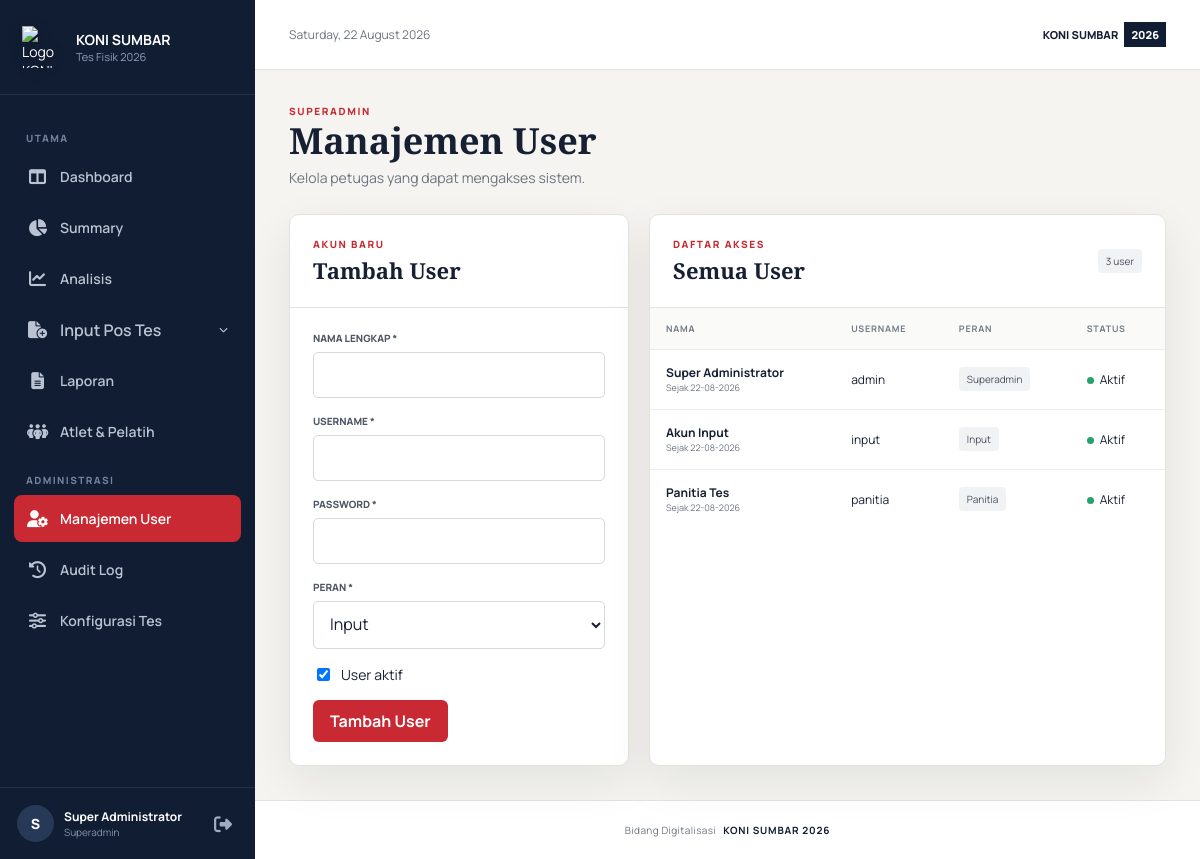
/users.php (signed in), run on the app's committed database.
### tables this page shows
CREATE TABLE users (
    id BIGINT UNSIGNED AUTO_INCREMENT PRIMARY KEY,
    name VARCHAR(100) NOT NULL,
    username VARCHAR(50) NOT NULL UNIQUE,
    password VARCHAR(255) NOT NULL,
    role ENUM('superadmin', 'input', 'panitia') NOT NULL DEFAULT 'input',
    is_active TINYINT(1) NOT NULL DEFAULT 1,
    created_at TIMESTAMP NOT NULL DEFAULT CURRENT_TIMESTAMP,
    updated_at TIMESTAMP NOT NULL DEFAULT CURRENT_TIMESTAMP ON UPDATE CURRENT_TIMESTAMP
);

### app/helpers.php (called while the page is built, shortened)
<?php
function env(string $key, mixed $default = null): mixed
{
    $value = getenv($key);
    return $value === false ? $default : $value;
}
function config(string $key, mixed $default = null): mixed
{
    static $configs = [];
    [$file, $item] = array_pad(explode('.', $key, 2), 2, null);
    if (!isset($configs[$file])) {
        $path = BASE_PATH . "/config/{$file}.php";
        $configs[$file] = is_file($path) ? require $path : [];
    }
    return $item === null ? $configs[$file] : ($configs[$file][$item] ?? $default);
}
function base_url(string $path = ''): string
{
    return config('app.url') . ($path !== '' ? '/' . ltrim($path, '/') : '');
}
function e(mixed $value): string
{
    return htmlspecialchars((string) $value, ENT_QUOTES, 'UTF-8');
}
function view(string $template, array $data = []): void
{
    extract($data, EXTR_SKIP);
    require BASE_PATH . '/views/layout/header.php';
    require BASE_PATH . "/views/{$template}.php";
    require BASE_PATH . '/views/layout/footer.php';
}
function format_date(?string $date, string $format = 'd-m-Y'): string
{
    return $date ? date($format, strtotime($date)) : '-';
}

### users.php (called while the page is built, shortened)
<?php
$pdo = Database::connection();
$editing = null;
$users = $pdo->query('SELECT id, name, username, role, is_active, created_at FROM users ORDER BY created_at DESC')->fetchAll();
view('users', ['pageTitle' => 'Manajemen User', 'users' => $users, 'editing' => $editing]);

### config/database.php (called while the page is built, shortened)
<?php
return [
    'host' => env('DB_HOST', '127.0.0.1'),
    'port' => env('DB_PORT', '3306'),
    'database' => env('DB_DATABASE', 'tes_fisik_koni'),
    'username' => env('DB_USERNAME', 'root'),
    'password' => env('DB_PASSWORD', ''),
];

### config/app.php (called while the page is built, shortened)
<?php
return [
    'name' => env('APP_NAME', 'Tes Fisik KONI Sumbar'),
    'url' => rtrim((string) env('APP_URL', 'http://localhost/tesfisik'), '/'),
    'env' => env('APP_ENV', 'production'),
    'debug' => filter_var(env('APP_DEBUG', false), FILTER_VALIDATE_BOOL),
    'timezone' => env('APP_TIMEZONE', 'Asia/Jakarta'),
    'google_sheet_id' => env('GOOGLE_SHEET_ID', ''),
    'google_sheet_gid' => env('GOOGLE_SHEET_GID', ''),
    'google_sheet_name' => env('GOOGLE_SHEET_NAME', 'Atlit dan Pelatih'),
];

### app/Auth.php (called while the page is built, shortened)
<?php
final class Auth
{
    public static function user(): ?array
    {
        return $_SESSION['user'] ?? null;
    }
}

### views/users.php (the view, shortened to what this page needs)
<div class="page-heading">
    <div><p class="eyebrow">SUPERADMIN</p><h1>Manajemen User</h1><p>Kelola petugas yang dapat mengakses sistem.</p></div>
</div>
<section class="split-layout">
    <article class="panel form-panel">
        <div class="panel-header"><div><p class="eyebrow"><?= $editing ? 'UBAH AKUN' : 'AKUN BARU' ?></p><h2><?= $editing ? 'Edit User' : 'Tambah User' ?></h2></div></div>
        <form method="post" class="form-stack">
            <label class="field"><span>Nama Lengkap *</span><input name="name" value="<?= e($editing['name'] ?? '') ?>" required></label>
            <label class="field"><span>Username *</span><input name="username" value="<?= e($editing['username'] ?? '') ?>" required></label>
            <label class="field"><span>Password <?= $editing ? '(kosongkan jika tidak diubah)' : '*' ?></span><input type="password" name="password" <?= $editing ? '' : 'required minlength="8"' ?>></label>
            <label class="field"><span>Peran *</span><select name="role" required><option value="input" <?= ($editing['role'] ?? '') === 'input' ? 'selected' : '' ?>>Input</option></select></label>
            <label class="check-field"><input type="checkbox" name="is_active" value="1" <?= !isset($editing['is_active']) || $editing['is_active'] ? 'checked' : '' ?>><span>User aktif</span></label>
            <div class="button-row"><button class="btn btn-primary" type="submit"><?= $editing ? 'Simpan Perubahan' : 'Tambah User' ?></button></div>
        </form>
    </article>
    <article class="panel panel-grow">
        <div class="panel-header"><div><p class="eyebrow">DAFTAR AKSES</p><h2>Semua User</h2></div><span class="count-badge"><?= e(count($users)) ?> user</span></div>
        <div class="table-wrap">
            <table><thead><tr><th>Nama</th><th>Username</th><th>Peran</th><th>Status</th><th>Aksi</th></tr></thead><tbody>
            <?php foreach ($users as $item): ?><tr>
                <td><strong><?= e($item['name']) ?></strong><small class="cell-subtext">Sejak <?= e(format_date($item['created_at'])) ?></small></td>
                <td><?= e($item['username']) ?></td><td><span class="role-badge"><?= e(ucfirst($item['role'])) ?></span></td>
                <td><span class="status-dot <?= $item['is_active'] ? 'online' : '' ?>"></span><?= $item['is_active'] ? 'Aktif' : 'Nonaktif' ?></td>
                <td></td>
            </tr><?php endforeach; ?>
            </tbody></table>
        </div>
    </article>
</section>

### views/layout/header.php (shortened to what this page needs)
<?php
$currentPage = basename($_SERVER['PHP_SELF'] ?? '');
$user = Auth::user();
$role = $user['role'] ?? '';
?>
<!doctype html>
<html lang="id">
<head>
    <link rel="stylesheet" href="https://cdnjs.cloudflare.com/ajax/libs/font-awesome/6.7.2/css/all.min.css">
    <link rel="stylesheet" href="<?= e(base_url('assets/css/app.css?v=' . filemtime(BASE_PATH . '/assets/css/app.css'))) ?>">
</head>
<body>
<div class="app-shell">
    <aside class="sidebar" id="sidebar">
        <div class="sidebar-brand">
            <img class="brand-logo" src="https://konisumbar.org/assets/img/logo_no_text.svg" alt="Logo KONI Sumatera Barat">
            <div><strong>KONI SUMBAR</strong><small>Tes Fisik 2026</small></div>
        </div>
        <nav class="sidebar-nav">
            <p class="nav-label">UTAMA</p>
            <?php if ($role === 'superadmin'): ?>
                <a class="nav-item <?= $currentPage === 'dashboard.php' ? 'active' : '' ?>" href="<?= e(base_url('dashboard.php')) ?>">
                    <span class="nav-icon"><i class="fa-solid fa-table-columns"></i></span> Dashboard
                </a>
            <?php endif; ?>
            <?php if (in_array($role, ['superadmin', 'panitia'], true)): ?>
                <a class="nav-item <?= $currentPage === 'summary.php' ? 'active' : '' ?>" href="<?= e(base_url('summary.php')) ?>">
                    <span class="nav-icon"><i class="fa-solid fa-chart-pie"></i></span> Summary
                </a>
                <a class="nav-item <?= $currentPage === 'analysis.php' ? 'active' : '' ?>" href="<?= e(base_url('analysis.php')) ?>">
                    <span class="nav-icon"><i class="fa-solid fa-chart-line"></i></span> Analisis
                </a>
            <?php endif; ?>
            <?php if (in_array($role, ['superadmin', 'input'], true)): ?>
                <?php $inputMenuOpen = in_array($currentPage, ['test-create.php', 'test-edit.php', 'test-station.php', 'bleep-test.php'], true); ?>
                <div class="nav-accordion <?= $inputMenuOpen ? 'open' : '' ?>" data-nav-accordion>
                    <button class="nav-item nav-accordion-trigger <?= $inputMenuOpen ? 'active' : '' ?>" type="button" data-nav-accordion-trigger aria-expanded="<?= $inputMenuOpen ? 'true' : 'false' ?>">
                        <span class="nav-icon"><i class="fa-solid fa-file-circle-plus"></i></span>
                        <span>Input Pos Tes</span>
                        <i class="fa-solid fa-chevron-down nav-chevron"></i>
                    </button>
                </div>
            <?php endif; ?>
            <a class="nav-item <?= in_array($currentPage, ['reports.php', 'test-view.php'], true) ? 'active' : '' ?>" href="<?= e(base_url('reports.php')) ?>">
                <span class="nav-icon"><i class="fa-solid fa-file-lines"></i></span> Laporan
            </a>
            <a class="nav-item <?= $currentPage === 'master-data.php' ? 'active' : '' ?>" href="<?= e(base_url('master-data.php')) ?>">
                <span class="nav-icon"><i class="fa-solid fa-people-group"></i></span> Atlet & Pelatih
            </a>
            <?php if ($role === 'superadmin'): ?>
                <p class="nav-label">ADMINISTRASI</p>
                <a class="nav-item <?= $currentPage === 'users.php' ? 'active' : '' ?>" href="<?= e(base_url('users.php')) ?>">
                    <span class="nav-icon"><i class="fa-solid fa-user-gear"></i></span> Manajemen User
                </a>
                <a class="nav-item <?= $currentPage === 'audit-logs.php' ? 'active' : '' ?>" href="<?= e(base_url('audit-logs.php')) ?>">
                    <span class="nav-icon"><i class="fa-solid fa-clock-rotate-left"></i></span> Audit Log
                </a>
                <a class="nav-item <?= $currentPage === 'test-settings.php' ? 'active' : '' ?>" href="<?= e(base_url('test-settings.php')) ?>">
                    <span class="nav-icon"><i class="fa-solid fa-sliders"></i></span> Konfigurasi Tes
                </a>
            <?php endif; ?>
        </nav>
        <div class="sidebar-user">
            <div class="avatar"><?= e(strtoupper(substr($user['name'] ?? 'U', 0, 1))) ?></div>
            <div class="user-copy"><strong><?= e($user['name'] ?? '') ?></strong><small><?= e(ucfirst($user['role'] ?? '')) ?></small></div>
            <form method="post" action="<?= e(base_url('logout.php')) ?>">
                <button class="logout-button" title="Keluar" type="submit" aria-label="Keluar"><i class="fa-solid fa-right-from-bracket"></i></button>
            </form>
        </div>
    </aside>
    <div class="main-wrap">
        <header class="topbar">
            <div><p class="topbar-date"><?= e(date('l, d F Y')) ?></p></div>
            <div class="topbar-badge">KONI SUMBAR <span>2026</span></div>
        </header>
        <main class="content">

### views/layout/footer.php (shortened to what this page needs)
        </main>
        <footer class="app-footer">
            <span>Bidang Digitalisasi</span>
            <strong>KONI SUMBAR 2026</strong>
        </footer>
    </div>
</div>
</body>
</html>

### data on the page
users: name "S", name "Super Administrator", role "Superadmin", created_at "22-08-2026", username "admin", is_active 1 (drawn)
users: name "Akun Input", created_at "22-08-2026", username "input", role "Input", is_active 1 (drawn)
users: name "Panitia Tes", created_at "22-08-2026", username "panitia", role "Panitia", is_active 1 (drawn)

### other printed values
count($users) "3"
